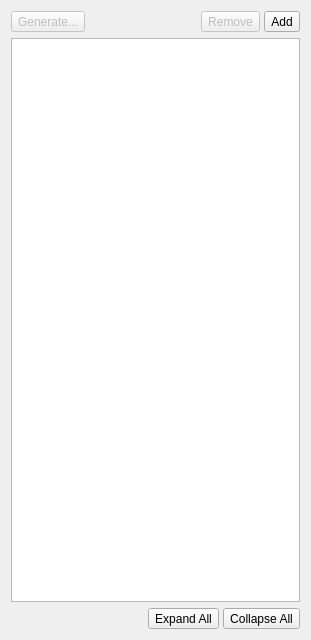
         <widget class="QWidget" name="IsotopologuesPage">
          <property name="geometry">
           <rect>
            <x>0</x>
            <y>0</y>
            <width>311</width>
            <height>640</height>
           </rect>
          </property>
          <property name="sizePolicy">
           <sizepolicy hsizetype="Minimum" vsizetype="Expanding">
            <horstretch>0</horstretch>
            <verstretch>0</verstretch>
           </sizepolicy>
          </property>
          <attribute name="label">
           <string>Isotopologues</string>
          </attribute>
          <layout class="QVBoxLayout" name="verticalLayout_22">
           <item>
            <layout class="QHBoxLayout" name="horizontalLayout_4">
             <property name="spacing">
              <number>4</number>
             </property>
             <item>
              <widget class="QToolButton" name="IsotopologueGenerateButton">
               <property name="enabled">
                <bool>false</bool>
               </property>
               <property name="sizePolicy">
                <sizepolicy hsizetype="Minimum" vsizetype="Fixed">
                 <horstretch>0</horstretch>
                 <verstretch>0</verstretch>
                </sizepolicy>
               </property>
               <property name="focusPolicy">
                <enum>Qt::NoFocus</enum>
               </property>
               <property name="text">
                <string>Generate...</string>
               </property>
               <property name="icon">
                <iconset resource="main.qrc">
                 <normaloff>:/general/icons/general_remove.svg</normaloff>:/general/icons/general_remove.svg</iconset>
               </property>
               <property name="iconSize">
                <size>
                 <width>16</width>
                 <height>16</height>
                </size>
               </property>
               <property name="autoExclusive">
                <bool>false</bool>
               </property>
               <property name="toolButtonStyle">
                <enum>Qt::ToolButtonTextBesideIcon</enum>
               </property>
              </widget>
             </item>
             <item>
              <spacer name="horizontalSpacer_2">
               <property name="orientation">
                <enum>Qt::Horizontal</enum>
               </property>
               <property name="sizeType">
                <enum>QSizePolicy::MinimumExpanding</enum>
               </property>
               <property name="sizeHint" stdset="0">
                <size>
                 <width>40</width>
                 <height>20</height>
                </size>
               </property>
              </spacer>
             </item>
             <item>
              <widget class="QToolButton" name="IsotopologueRemoveButton">
               <property name="enabled">
                <bool>false</bool>
               </property>
               <property name="sizePolicy">
                <sizepolicy hsizetype="Minimum" vsizetype="Fixed">
                 <horstretch>0</horstretch>
                 <verstretch>0</verstretch>
                </sizepolicy>
               </property>
               <property name="focusPolicy">
                <enum>Qt::NoFocus</enum>
               </property>
               <property name="text">
                <string>Remove</string>
               </property>
               <property name="icon">
                <iconset resource="main.qrc">
                 <normaloff>:/general/icons/general_remove.svg</normaloff>:/general/icons/general_remove.svg</iconset>
               </property>
               <property name="iconSize">
                <size>
                 <width>16</width>
                 <height>16</height>
                </size>
               </property>
               <property name="autoExclusive">
                <bool>false</bool>
               </property>
               <property name="toolButtonStyle">
                <enum>Qt::ToolButtonTextBesideIcon</enum>
               </property>
              </widget>
             </item>
             <item>
              <widget class="QToolButton" name="IsotopologueAddButton">
               <property name="sizePolicy">
                <sizepolicy hsizetype="Minimum" vsizetype="Fixed">
                 <horstretch>0</horstretch>
                 <verstretch>0</verstretch>
                </sizepolicy>
               </property>
               <property name="focusPolicy">
                <enum>Qt::NoFocus</enum>
               </property>
               <property name="text">
                <string>Add</string>
               </property>
               <property name="icon">
                <iconset resource="main.qrc">
                 <normaloff>:/general/icons/general_add.svg</normaloff>:/general/icons/general_add.svg</iconset>
               </property>
               <property name="iconSize">
                <size>
                 <width>16</width>
                 <height>16</height>
                </size>
               </property>
               <property name="toolButtonStyle">
                <enum>Qt::ToolButtonTextBesideIcon</enum>
               </property>
              </widget>
             </item>
            </layout>
           </item>
           <item>
            <widget class="QTreeView" name="IsotopologuesTree">
             <property name="sizePolicy">
              <sizepolicy hsizetype="Minimum" vsizetype="Expanding">
               <horstretch>0</horstretch>
               <verstretch>0</verstretch>
              </sizepolicy>
             </property>
             <property name="contextMenuPolicy">
              <enum>Qt::CustomContextMenu</enum>
             </property>
            </widget>
           </item>
           <item>
            <layout class="QHBoxLayout" name="horizontalLayout_10">
             <property name="spacing">
              <number>4</number>
             </property>
             <item>
              <spacer name="horizontalSpacer">
               <property name="orientation">
                <enum>Qt::Horizontal</enum>
               </property>
               <property name="sizeType">
                <enum>QSizePolicy::MinimumExpanding</enum>
               </property>
               <property name="sizeHint" stdset="0">
                <size>
                 <width>40</width>
                 <height>20</height>
                </size>
               </property>
              </spacer>
             </item>
             <item>
              <widget class="QToolButton" name="IsotopologueExpandAllButton">
               <property name="enabled">
                <bool>true</bool>
               </property>
               <property name="sizePolicy">
                <sizepolicy hsizetype="Minimum" vsizetype="Fixed">
                 <horstretch>0</horstretch>
                 <verstretch>0</verstretch>
                </sizepolicy>
               </property>
               <property name="focusPolicy">
                <enum>Qt::NoFocus</enum>
               </property>
               <property name="text">
                <string>Expand All</string>
               </property>
               <property name="iconSize">
                <size>
                 <width>16</width>
                 <height>16</height>
                </size>
               </property>
               <property name="autoExclusive">
                <bool>false</bool>
               </property>
               <property name="toolButtonStyle">
                <enum>Qt::ToolButtonTextBesideIcon</enum>
               </property>
              </widget>
             </item>
             <item>
              <widget class="QToolButton" name="IsotopologueCollapseAllButton">
               <property name="enabled">
                <bool>true</bool>
               </property>
               <property name="sizePolicy">
                <sizepolicy hsizetype="Minimum" vsizetype="Fixed">
                 <horstretch>0</horstretch>
                 <verstretch>0</verstretch>
                </sizepolicy>
               </property>
               <property name="focusPolicy">
                <enum>Qt::NoFocus</enum>
               </property>
               <property name="text">
                <string>Collapse All</string>
               </property>
               <property name="iconSize">
                <size>
                 <width>16</width>
                 <height>16</height>
                </size>
               </property>
               <property name="autoExclusive">
                <bool>false</bool>
               </property>
               <property name="toolButtonStyle">
                <enum>Qt::ToolButtonTextBesideIcon</enum>
               </property>
              </widget>
             </item>
            </layout>
           </item>
          </layout>
         </widget>
